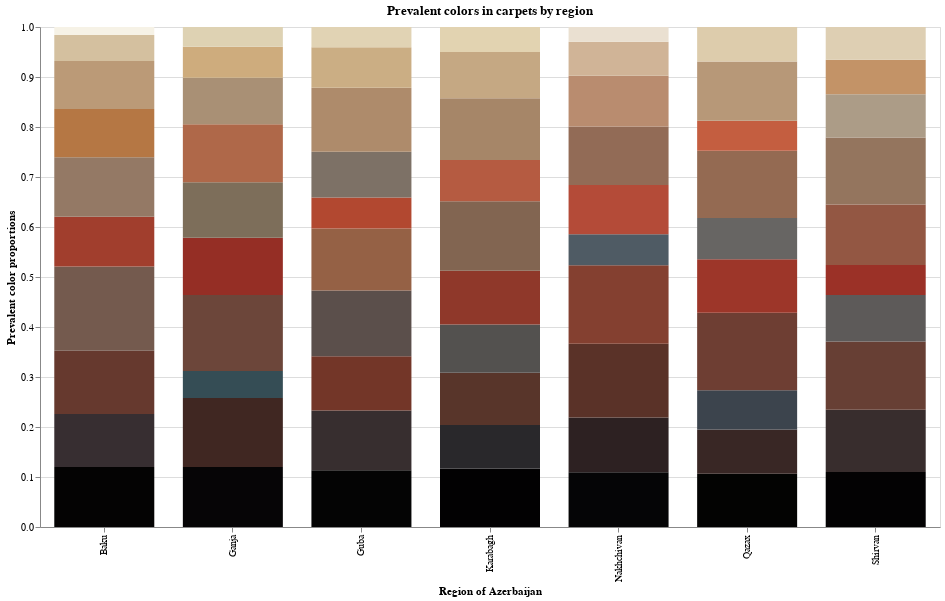

The notebook cell this image was saved under:
### Markdown cell above
# Visualize with color proportions

### Code cell
import altair as alt

alt.Chart(viz_df_all, title='Prevalent colors in carpets by region').mark_bar(size=100).encode(
    alt.X(
        'region',
        axis=alt.Axis(
            title='Region of Azerbaijan'
        )
    ),
    alt.Y(
        'sum(prop)',
        scale=alt.Scale(domain=(0,1)),
        axis=alt.Axis(
            title='Prevalent color proportions'
        )
    ),
    
    color=alt.Color(
        'hex',
        scale=None,
        legend=None
    ),
    order=alt.Order(
        'hsp',
        sort='ascending'
    ),
    tooltip=['region', 'hex', 'prop']
).properties(
    width=900,
    height=500
)

### Figure 1 — Vega-Lite specification as saved in the notebook (floating-point values rounded to 4 significant figures)
{"config": {"view": {"continuousWidth": 400, "continuousHeight": 300}}, "data": {"name": "data-2b51bc6c3b1af41ad8995968cfc89b14"}, "mark": {"type": "bar", "size": 100}, "encoding": {"color": {"field": "hex", "legend": null, "scale": null, "type": "nominal"}, "order": {"field": "hsp", "sort": "ascending", "type": "quantitative"}, "tooltip": [{"field": "region", "type": "nominal"}, {"field": "hex", "type": "nominal"}, {"field": "prop", "type": "quantitative"}], "x": {"axis": {"title": "Region of Azerbaijan"}, "field": "region", "type": "nominal"}, "y": {"aggregate": "sum", "axis": {"title": "Prevalent color proportions"}, "field": "prop", "scale": {"domain": [0, 1]}, "type": "quantitative"}}, "height": 500, "title": "Prevalent colors in carpets by region", "width": 900, "$schema": "https://vega.github.io/schema/vega-lite/v4.17.0.json", "datasets": {"data-2b51bc6c3b1af41ad8995968cfc89b14": [{"hex": "#040303", "hsp": 4.013, "prop": 0.1198, "region": "Baku"}, {"hex": "#372e31", "hsp": 49.81, "prop": 0.1059, "region": "Baku"}, {"hex": "#66392e", "hsp": 73.1, "prop": 0.1267, "region": "Baku"}, {"hex": "#745a4e", "hsp": 97.74, "prop": 0.1685, "region": "Baku"}, {"hex": "#a13e2d", "hsp": 101.4, "prop": 0.0995, "region": "Baku"}, {"hex": "#947965", "hsp": 128.1, "prop": 0.1189, "region": "Baku"}, {"hex": "#b57744", "hsp": 136.9, "prop": 0.09688, "region": "Baku"}, {"hex": "#bb9a77", "hsp": 161.8, "prop": 0.09592, "region": "Baku"}, {"hex": "#d4c09f", "hsp": 195.4, "prop": 0.052, "region": "Baku"}, {"hex": "#f6f2e6", "hsp": 242.1, "prop": 0.01591, "region": "Baku"}, {"hex": "#060506", "hsp": 5.8, "prop": 0.1201, "region": "Ganja"}, {"hex": "#402722", "hsp": 47.52, "prop": 0.138, "region": "Ganja"}, {"hex": "#354d55", "hsp": 72.38, "prop": 0.05398, "region": "Ganja"}, {"hex": "#6c463a", "hsp": 82.72, "prop": 0.1517, "region": "Ganja"}, {"hex": "#952e25", "hsp": 89.83, "prop": 0.1146, "region": "Ganja"}, {"hex": "#7d6e5a", "hsp": 112.9, "prop": 0.1112, "region": "Ganja"}, {"hex": "#af6849", "hsp": 127.1, "prop": 0.1158, "region": "Ganja"}, {"hex": "#a99075", "hsp": 150.1, "prop": 0.09303, "region": "Ganja"}, {"hex": "#ceac7d", "hsp": 179.0, "prop": 0.06218, "region": "Ganja"}, {"hex": "#ded2b3", "hsp": 210.7, "prop": 0.03939, "region": "Ganja"}, {"hex": "#040404", "hsp": 4.34, "prop": 0.1137, "region": "Guba"}, {"hex": "#372e2f", "hsp": 49.3, "prop": 0.1191, "region": "Guba"}, {"hex": "#733628", "hsp": 76.69, "prop": 0.1088, "region": "Guba"}, {"hex": "#5b4f4b", "hsp": 82.5, "prop": 0.1316, "region": "Guba"}, {"hex": "#956145", "hsp": 113.3, "prop": 0.1238, "region": "Guba"}, {"hex": "#b24830", "hsp": 113.4, "prop": 0.06193, "region": "Guba"}, {"hex": "#7d7166", "hsp": 116.4, "prop": 0.09157, "region": "Guba"}, {"hex": "#ae8b6b", "hsp": 147.7, "prop": 0.1278, "region": "Guba"}, {"hex": "#cbae84", "hsp": 179.6, "prop": 0.0813, "region": "Guba"}, {"hex": "#e1d3b4", "hsp": 212.7, "prop": 0.04039, "region": "Guba"}, {"hex": "#020102", "hsp": 2.069, "prop": 0.1168, "region": "Karabagh"}, {"hex": "#29282b", "hsp": 41.11, "prop": 0.08736, "region": "Karabagh"}, {"hex": "#58352a", "hsp": 64.94, "prop": 0.1042, "region": "Karabagh"}, {"hex": "#53514f", "hsp": 81.76, "prop": 0.09646, "region": "Karabagh"}, {"hex": "#8f382a", "hsp": 90.64, "prop": 0.1076, "region": "Karabagh"}, {"hex": "#826551", "hsp": 109.2, "prop": 0.1389, "region": "Karabagh"}, {"hex": "#b55b41", "hsp": 123.7, "prop": 0.08243, "region": "Karabagh"}, {"hex": "#a68668", "hsp": 142.1, "prop": 0.1236, "region": "Karabagh"}, {"hex": "#c5a883", "hsp": 174.3, "prop": 0.09248, "region": "Karabagh"}, {"hex": "#e2d3b1", "hsp": 212.7, "prop": 0.05019, "region": "Karabagh"}, {"hex": "#050506", "hsp": 5.503, "prop": 0.1093, "region": "Nakhchivan"}, {"hex": "#2d2122", "hsp": 37.57, "prop": 0.1097, "region": "Nakhchivan"}, {"hex": "#5a3228", "hsp": 63.96, "prop": 0.1472, "region": "Nakhchivan"}, {"hex": "#844030", "hsp": 89.14, "prop": 0.1573, "region": "Nakhchivan"}, {"hex": "#4f5b64", "hsp": 89.14, "prop": 0.06205, "region": "Nakhchivan"}, {"hex": "#b44b38", "hsp": 116.1, "prop": 0.09806, "region": "Nakhchivan"}, {"hex": "#926b56", "hsp": 118.3, "prop": 0.117, "region": "Nakhchivan"}, {"hex": "#b98c6f", "hsp": 152.4, "prop": 0.1015, "region": "Nakhchivan"}, {"hex": "#d0b497", "hsp": 186.4, "prop": 0.06812, "region": "Nakhchivan"}, {"hex": "#eae0d1", "hsp": 226.0, "prop": 0.02961, "region": "Nakhchivan"}, {"hex": "#030302", "hsp": 3.18, "prop": 0.1065, "region": "Qazax"}, {"hex": "#392725", "hsp": 45.21, "prop": 0.08863, "region": "Qazax"}, {"hex": "#3c444d", "hsp": 67.16, "prop": 0.07829, "region": "Qazax"}, {"hex": "#6e3e33", "hsp": 79.12, "prop": 0.155, "region": "Qazax"}, {"hex": "#9d3629", "hsp": 96.61, "prop": 0.107, "region": "Qazax"}, {"hex": "#676563", "hsp": 102.2, "prop": 0.08263, "region": "Qazax"}, {"hex": "#946a52", "hsp": 118.8, "prop": 0.1344, "region": "Qazax"}, {"hex": "#c45e40", "hsp": 131.2, "prop": 0.06002, "region": "Qazax"}, {"hex": "#b79878", "hsp": 159.3, "prop": 0.1189, "region": "Qazax"}, {"hex": "#ddccac", "hsp": 206.1, "prop": 0.06876, "region": "Qazax"}, {"hex": "#030203", "hsp": 3.041, "prop": 0.1098, "region": "Shirvan"}, {"hex": "#382d2d", "hsp": 48.79, "prop": 0.1245, "region": "Shirvan"}, {"hex": "#673f34", "hsp": 76.65, "prop": 0.1367, "region": "Shirvan"}, {"hex": "#5d5a59", "hsp": 91.35, "prop": 0.09284, "region": "Shirvan"}, {"hex": "#9b3127", "hsp": 94.17, "prop": 0.06026, "region": "Shirvan"}, {"hex": "#935743", "hsp": 107.3, "prop": 0.121, "region": "Shirvan"}, {"hex": "#94755e", "hsp": 125.2, "prop": 0.1339, "region": "Shirvan"}, {"hex": "#ac9c87", "hsp": 159.1, "prop": 0.0866, "region": "Shirvan"}, {"hex": "#c39367", "hsp": 159.4, "prop": 0.06895, "region": "Shirvan"}, {"hex": "#decfb3", "hsp": 209.3, "prop": 0.06554, "region": "Shirvan"}]}}
